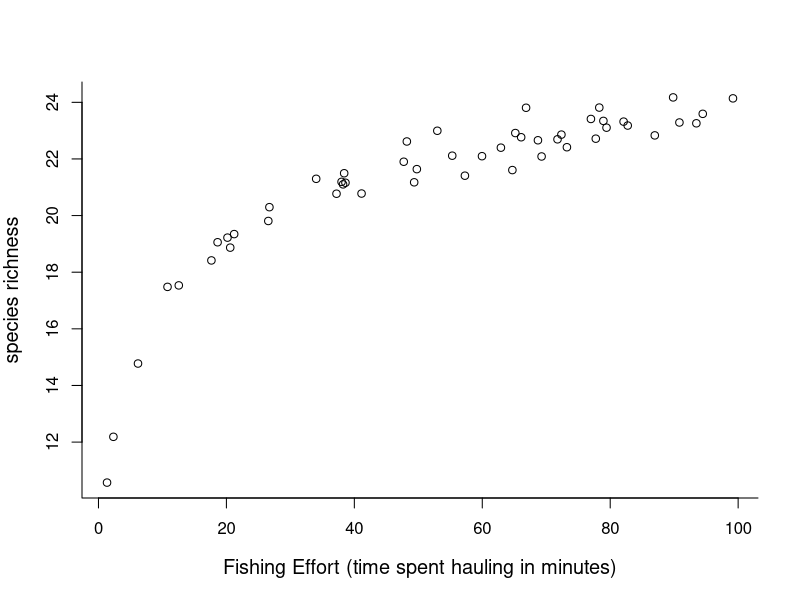
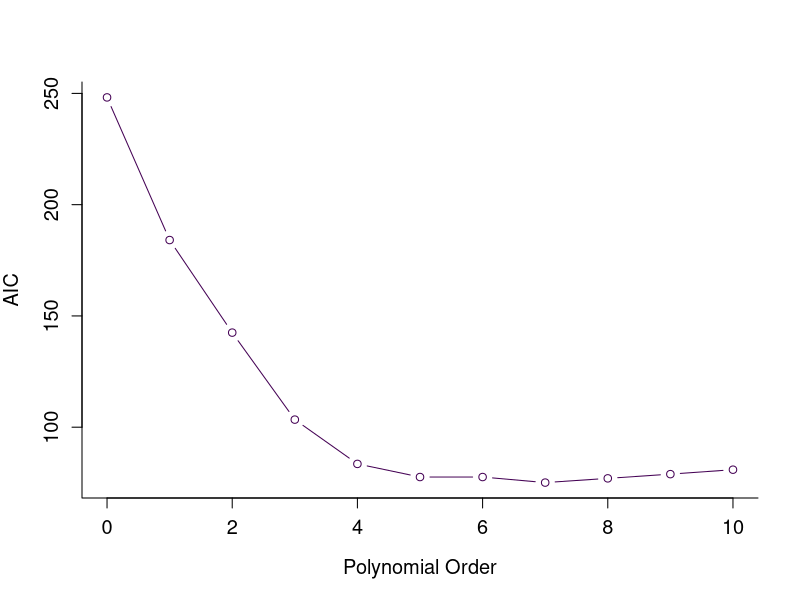
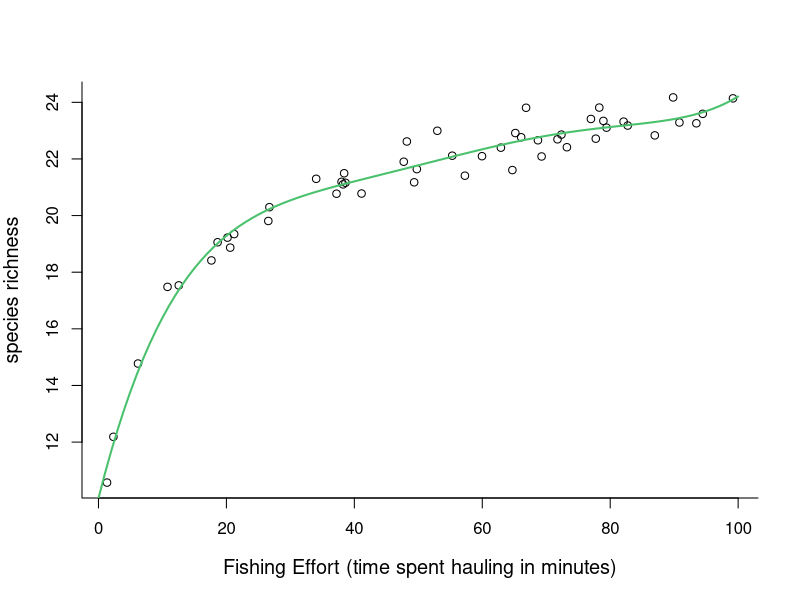
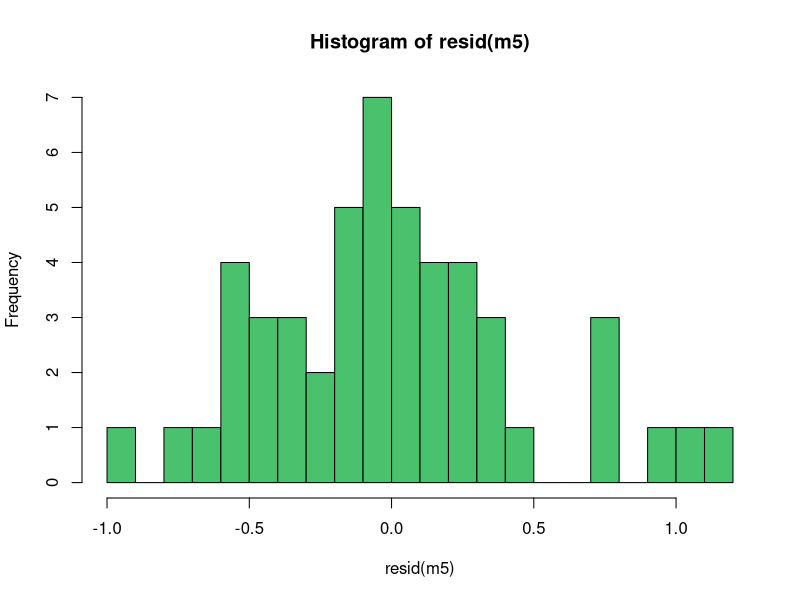
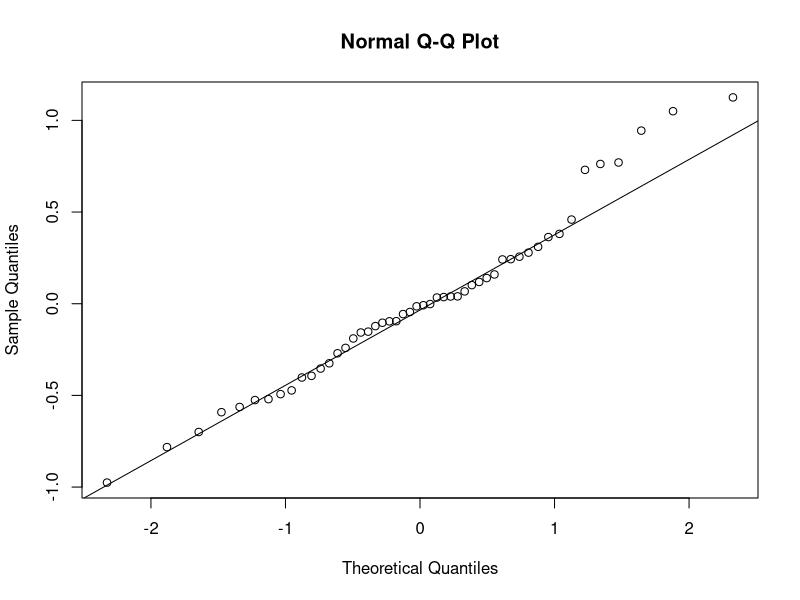
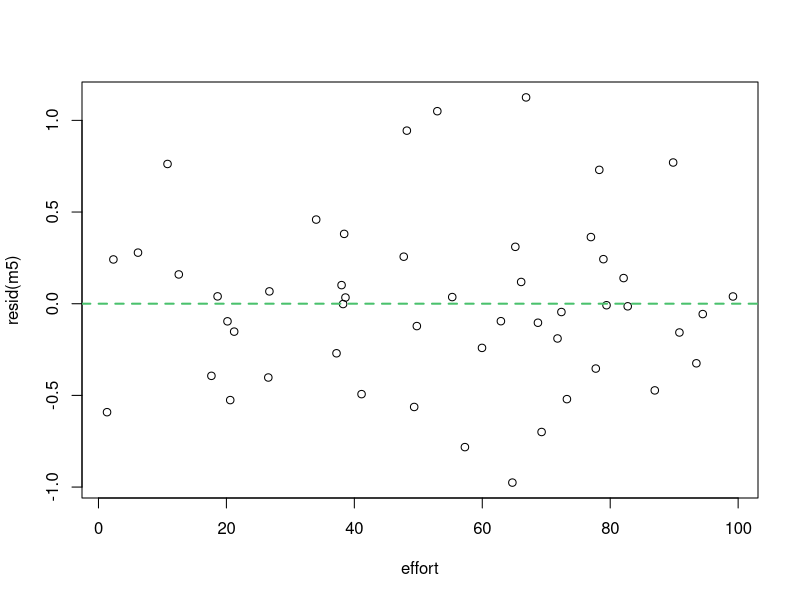

These charts were generated, in order, by the following R code:
## ---- chunk 1

# required packages
library(viridis) # for accessible colourmaps
palette(viridis(8))

mydata <- read.csv("curved-data.csv", header = T, stringsAsFactors = FALSE)

plot(richness ~ effort, data = mydata, bty = "L", cex.lab = 1.2, 
     xlab = "Fishing Effort (time spent hauling in minutes)",
     ylab = "species richness")

## ---- chunk 2

# specify up to 8th order of exponents
mydata$effort.2 <- mydata$effort ^ 2
mydata$effort.3 <- mydata$effort ^ 3
mydata$effort.4 <- mydata$effort ^ 4
mydata$effort.5 <- mydata$effort ^ 5
mydata$effort.6 <- mydata$effort ^ 6
mydata$effort.7 <- mydata$effort ^ 7
mydata$effort.8 <- mydata$effort ^ 8
mydata$effort.9 <- mydata$effort ^ 9
mydata$effort.10 <- mydata$effort ^ 10

# specify all our models from 0 to 8th order polynomial
m0 <- glm(richness ~ 1, data = mydata)

m1 <- glm(richness ~ effort, data = mydata)

m2 <- glm(richness ~ effort + effort.2, data = mydata)

m3 <- glm(richness ~ effort + effort.2 + effort.3, data = mydata)

m4 <- glm(richness ~ effort + effort.2  + effort.3 + effort.4, data = mydata)

m5 <- glm(richness ~ effort + effort.2  + effort.3 + effort.4 +
            effort.5, data = mydata)

m6 <- glm(richness ~ effort + effort.2  + effort.3 + effort.4 
          + effort.5 + effort.6, data = mydata)

m7 <- glm(richness ~ effort + effort.2  + effort.3 + effort.4 
          + effort.5 + effort.6 + effort.7, data = mydata)

m8 <- glm(richness ~ effort + effort.2  + effort.3 + effort.4 
          + effort.5 + effort.6 + effort.7 + effort.8, data = mydata)

m9 <- glm(richness ~ effort + effort.2  + effort.3 + effort.4 
          + effort.5 + effort.6 + effort.7 + effort.8 + effort.9, data = mydata)

m10 <- glm(richness ~ effort + effort.2  + effort.3 + effort.4 
          + effort.5 + effort.6 + effort.7 + effort.8 + effort.9
          + effort.10, data = mydata)


# create a table of the AIC values with AIC values rounded to 
# one decimal place.
aic.table <- data.frame(polynomial.order = 0:10, 
                        AIC = round(
                              c(extractAIC(m0)[2],
                                extractAIC(m1)[2],
                                extractAIC(m2)[2],
                                extractAIC(m3)[2],
                                extractAIC(m4)[2],
                                extractAIC(m5)[2],
                                extractAIC(m6)[2],
                                extractAIC(m7)[2],
                                extractAIC(m8)[2],
                                extractAIC(m9)[2],
                                extractAIC(m10)[2]
                                ) 
                              , digits = 1 )
                       )
                      
print(aic.table, row.names = F)


## ---- chunk 3

par(mfrow=c(1,1))
plot(AIC ~ polynomial.order, data = aic.table, type = "b", 
     bty = "L", xlab = "Polynomial Order", ylab = "AIC",
     cex.lab = 1.2, cex.axis = 1.2, col = 1)

## ---- chunk 4

new.effort <- seq(0, 100, 1)

new.data <- data.frame(effort = new.effort,
                       effort.2 = new.effort ^ 2,
                       effort.3 = new.effort ^ 3,
                       effort.4 = new.effort ^ 4,
                       effort.5 = new.effort ^ 5)

y.hat <- predict(m5, newdata = new.data)

par(mfrow=c(1,1))

# plot the raw data
plot(richness ~ effort, data = mydata, bty = "L", cex.lab = 1.2, 
     xlab = "Fishing Effort (time spent hauling in minutes)",
     ylab = "species richness")

# add the 5th order polynomial
lines(y.hat ~ new.effort, col = 6, lty = 1, lwd = 2)

# and check the residuals for normality with a histogram
hist(resid(m5), 20, col = 6)

# check for normality of the residuals using a qq-plot
# which shows how the estimated residuals from the model, line 
# up with a theoretically perfect normal distribution.
qqnorm(resid(m5))
qqline(resid(m5))

# check for a trend in the residuals with the explanatory variable
plot(resid(m5) ~ effort, data = mydata)
abline(h = 0, lwd = 2, lty = 2, col = 6)



